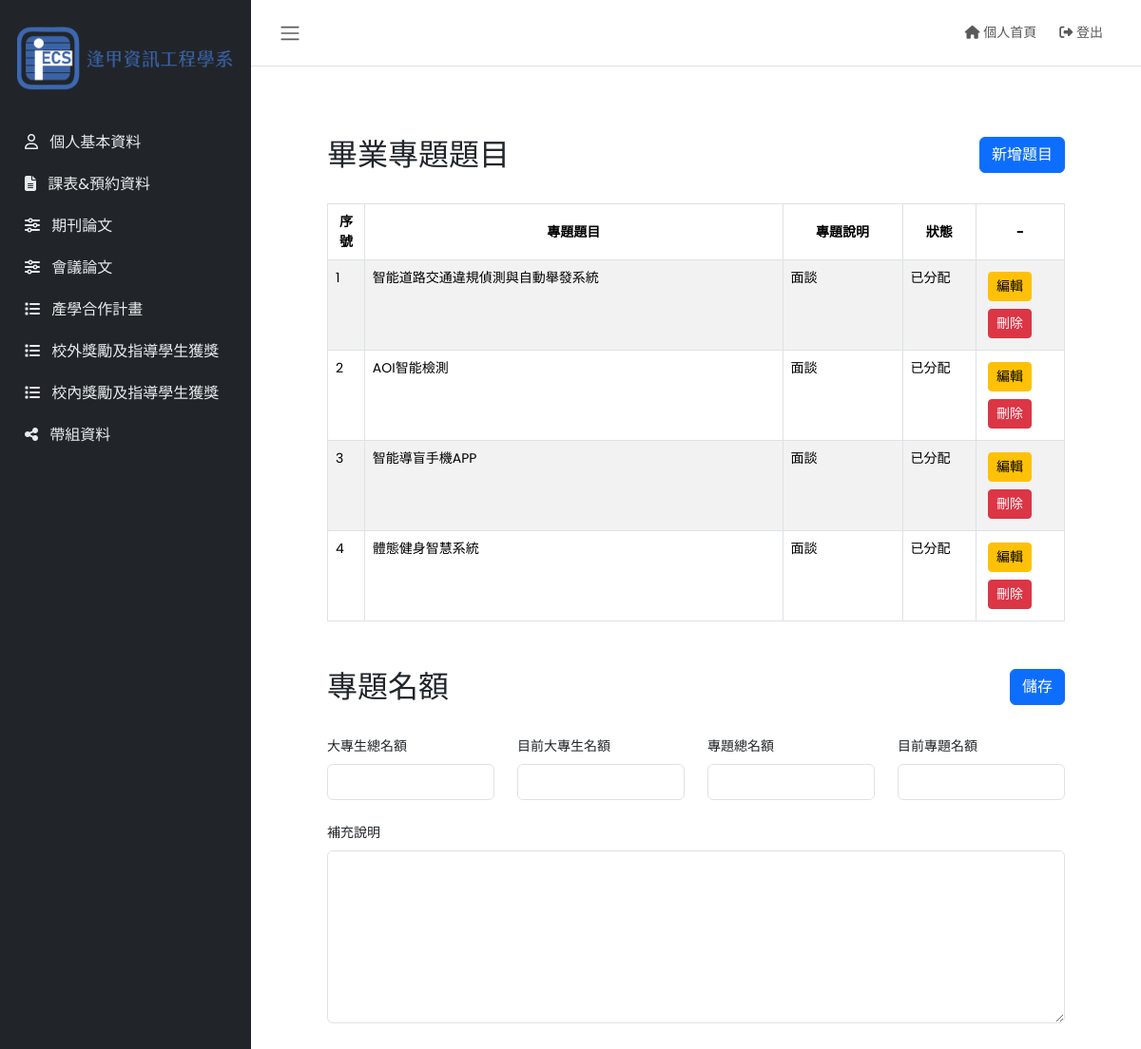
/admin/quota.php (signed in), run on the app's committed database.
### tables this page shows
CREATE TABLE `seniorproject` (
  `id` int NOT NULL AUTO_INCREMENT,
  `年度` varchar(4) NOT NULL,
  `專題題目` varchar(200) NOT NULL,
  `需求人數` varchar(10) NOT NULL,
  `具備能力` varchar(200) NOT NULL,
  `專題說明` varchar(200) NOT NULL,
  `狀態` varchar(10) DEFAULT NULL,
  `教授編號` varchar(8) NOT NULL,
  PRIMARY KEY (`id`,`專題題目`)
);

### admin/quota.php (the view, shortened to what this page needs)
<?php require_once "includes/header.php" ?>
<?php require_once "includes/sidebar.php" ?>
<main class="content">
    <div class="container" style="padding: 50px 80px;">
        <div class="" style="height: auto;">
            <header class="d-flex justify-content-between my-4">
                <h2>畢業專題題目</h2>
                <div>
                    <a href="seniorproject/create.php" class="btn btn-primary">新增題目</a>
                </div>
            </header>
            <table class="table table-bordered table-hover table-striped" style="margin-bottom: 50px;">
                <thead>
                    <tr>
                        <th width="5%">序號</th>
                        <th>專題題目</th>
                        <th>專題說明</th>
                        <th width="10%">狀態</th>
                        <th width="12%">-</th>
                    </tr>
                </thead>
                <tbody>
                    <?php
                    $sqlSelect = mysqli_query($conn, "SELECT * FROM seniorproject order by 年度 desc");
                    $numrow = mysqli_num_rows($sqlSelect);
                    if ($numrow != 0) {
                        $serial = 1;
                        while ($data = mysqli_fetch_array($sqlSelect)) {
                    ?>
                            <tr>
                                <td><?php echo $serial; ?></td>
                                <td><?php echo $data['專題題目']; ?></td>
                                <td><?php echo $data['專題說明']; ?></td>
                                <td><?php echo $data['狀態']; ?></td>
                                <td class="justify-content-center">
                                    <a class="btn btn-warning btn-sm m-1" href="seniorproject/edit.php?id=<?php echo $data['id']; ?>">編輯</a>
                                    <a class="btn btn-danger btn-sm m-1" href="seniorproject/delete.php?id=<?php echo $data['id']; ?>">刪除</a>
                                </td>
                            </tr>
                    <?php
                            $serial++;
                        }
                    } else {
                        echo "<tr class='text-center'><td colspan='12'>目前無任何紀錄</td></tr>";
                    }
                    ?>
                </tbody>
            </table>
            <form id="data-form2" action="quota/process.php" method="post" enctype="multipart/form-data">
                <div class="d-flex justify-content-between my-4">
                    <h2>專題名額</h2>
                    <div>
                        <button type="submit" name="create" id="save-button" class="btn btn-primary">儲存</button>
                    </div>
                </div>
            </form>
        </div>
    </div>
</main>
<?php require_once "includes/jslink.php" ?>

### css/admin.css (style rules this page uses)
body { font-family: 'Poppins', sans-serif; font-size: 0.875rem; opacity: 1; overflow: auto; margin: 0; }
a { cursor: pointer; text-decoration: none; font-family: 'Poppins', sans-serif; }
.content { flex: 1; max-width: 100vw; width: 100vw; }
@media (min-width:768px) { .content { max-width: auto; width: auto; } }
table th { vertical-align:middle; text-align: center; }

### data on the page
seniorproject: 專題題目 "智能道路交通違規偵測與自動舉發系統", 專題說明 "面談", 狀態 "已分配"
seniorproject: 專題題目 "AOI智能檢測", 專題說明 "面談", 狀態 "已分配"
seniorproject: 專題題目 "智能導盲手機APP", 專題說明 "面談", 狀態 "已分配"
seniorproject: 專題題目 "體態健身智慧系統", 專題說明 "面談", 狀態 "已分配"
